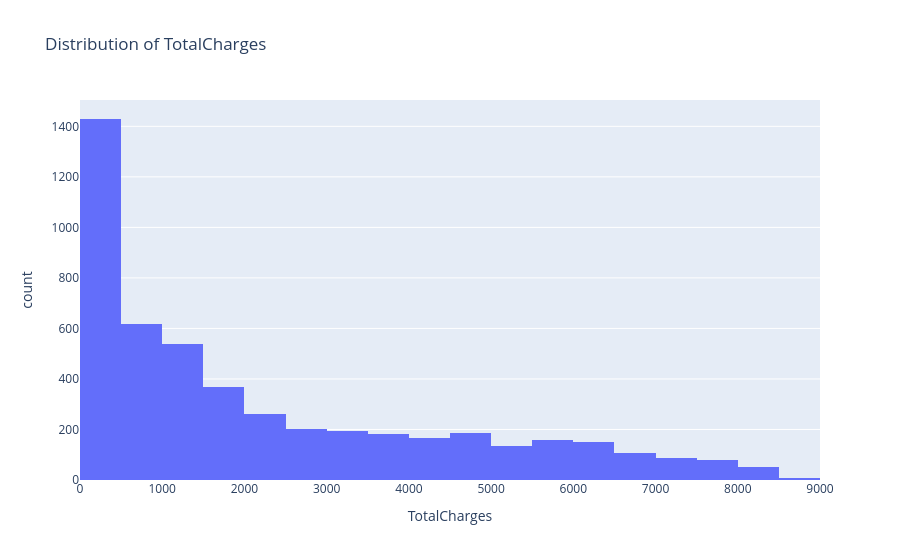

Notebook code for this chart:
### Code cell
fig = px.histogram(train_dataset, x='TotalCharges', title="Distribution of TotalCharges",nbins=20)
fig.show()

### Figure 1 — Plotly figure (JSON) as saved in the notebook; plotly's stock layout.template omitted (floating-point values rounded to 4 significant figures; data arrays with more than 128 entries replaced by an {"elided": "..."} marker saying what was removed)
{"data": [{"bingroup": "x", "hovertemplate": "TotalCharges=%{x}<br>count=%{y}<extra></extra>", "legendgroup": "", "marker": {"color": "#636efa", "pattern": {"shape": ""}}, "name": "", "nbinsx": 20, "orientation": "v", "showlegend": false, "type": "histogram", "x": {"elided": "4928 float values"}, "xaxis": "x", "yaxis": "y"}], "layout": {"barmode": "relative", "legend": {"tracegroupgap": 0}, "title": {"text": "Distribution of TotalCharges"}, "xaxis": {"anchor": "y", "domain": [0, 1], "title": {"text": "TotalCharges"}}, "yaxis": {"anchor": "x", "domain": [0, 1], "title": {"text": "count"}}}}
